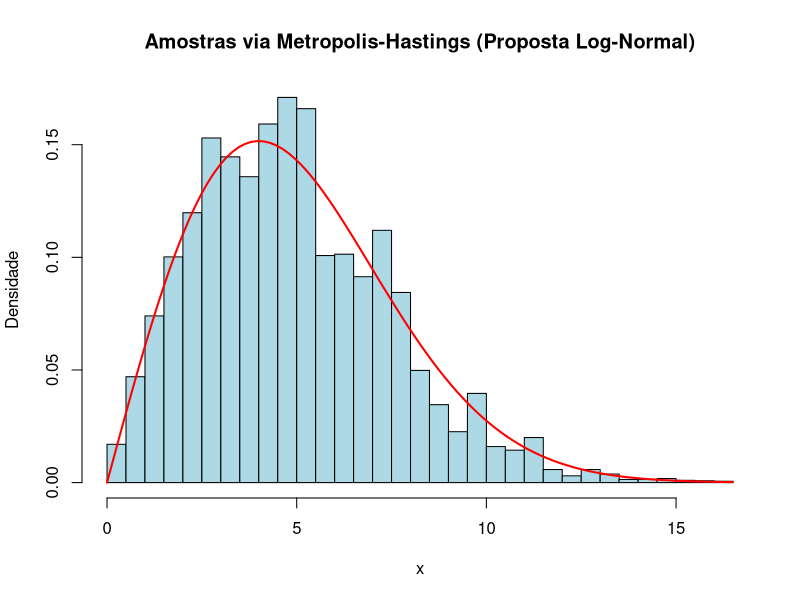

Reproduce this figure in R. (Note: this script raises an error after producing the figure.)
# -----------------------------------------------------
# Aplicação Rayleigh com proposta Log-Normal
# -----------------------------------------------------

# Distribuição alvo = Rayleigh
# Distribuição proposta = Log-Normal

# Função densidade da distribuição Rayleigh com sigma = 4
rayleigh_target <- function(x, sigma = 4) {
  ifelse(x < 0, 0, (x / sigma^2) * exp(-x^2 / (2 * sigma^2)))
}

# Função densidade da Log-Normal
lognorm_proposal <- function(x, meanlog = 0, sdlog = 1) {
  dlnorm(x, meanlog = meanlog, sdlog = sdlog)
}

# Parâmetros da proposta Log-Normal
meanlog <- 0
sdlog <- 1

# Algoritmo de Metropolis-Hastings
set.seed(123)  # para reprodutibilidade
n_samples <- 10000
samples <- numeric(n_samples)
samples[1] <- rlnorm(1, meanlog = meanlog, sdlog = sdlog)  # ponto inicial

for (i in 2:n_samples) {
  current_x <- samples[i - 1]
  proposed_x <- rlnorm(1, meanlog = meanlog, sdlog = sdlog)  # proposta a partir de Log-Normal
  
  # Cálculo da razão de aceitação
  A <- (rayleigh_target(proposed_x) / rayleigh_target(current_x)) *
    (lognorm_proposal(current_x, meanlog, sdlog) / lognorm_proposal(proposed_x, meanlog, sdlog))
  
  # Aceita ou rejeita
  if (runif(1) < A) {
    samples[i] <- proposed_x
  } else {
    samples[i] <- current_x
  }
}

# Visualização
hist(samples, breaks = 50, probability = TRUE, col = "lightblue",
     main = "Amostras via Metropolis-Hastings (Proposta Log-Normal)",
     xlab = "x",
     ylab = "Densidade")
curve((x / 16) * exp(-x^2 / (2 * 16)), add = TRUE, col = "red", lwd = 2)  # Densidade Rayleigh(σ=


media_obs <- mean(samples)
var_obs <- sd(samples)^2

# valor teorico

media_teorica <- ((4-pi)/2)*(4^2)
var_teorica <- 4*sqrt(pi/ 2)

tab1 <- 
  cbind(
      media = c(media_teorica, media_obs),
      var = c(var_teorica, var_obs)
      ) %>% t() %>% round(4) %>%  
  as.data.frame() 
  
colnames(tab1) <- c("Valor teórico", "Média amostral")

tab1 %>% 
  xtable::xtable()
